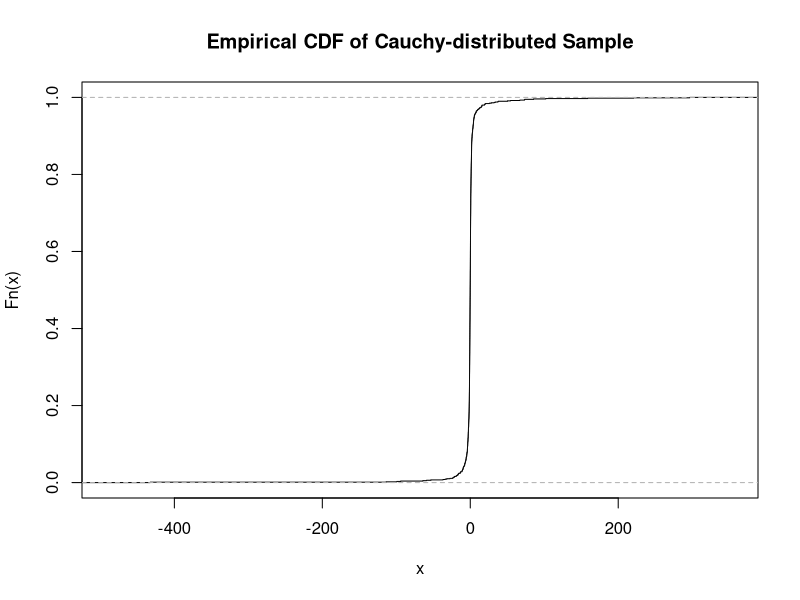

Generate this figure with R:
n_sim <- 10^3
U <- runif(n_sim)
sigma <- 1
mu <- 0

X <- sigma * tan(pi * (U - 0.5)) + mu
plot(ecdf(X), main = "Empirical CDF of Cauchy-distributed Sample")
